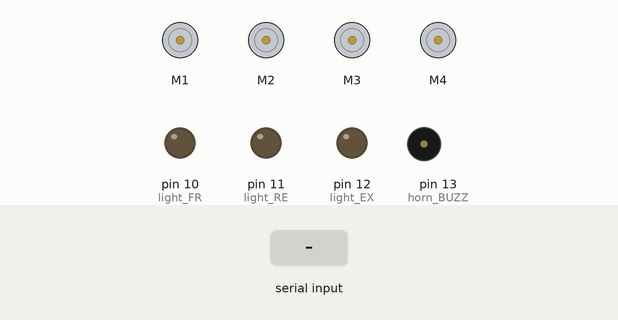
Recording of a sketch running on a simulated Arduino Uno, built with avr-gcc and run on an emulated ATmega328P. On the bench: 4 × DC motor (green arrow = forward, orange = backward, longer = faster), output pins drawn as LEDs (lit = HIGH), buzzer (waves = sounding, pin HIGH). Inputs (shaded band) come from the test bench.

Above: at 1.2 s.
1.3 s: "F" received over Serial
At 2.3 s:
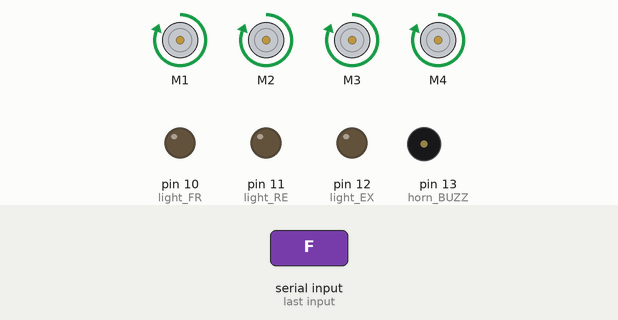
2.8 s: byte 88 ('X') received over Serial
At 3.4 s:
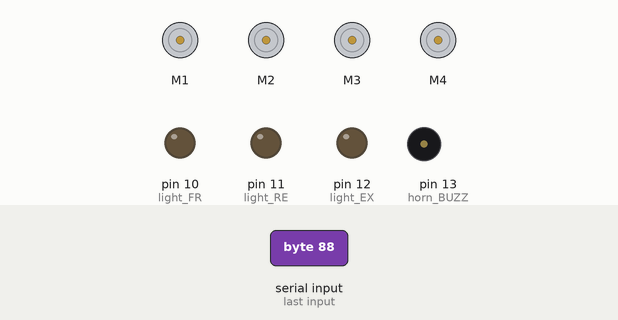
4.3 s: byte 120 ('x') received over Serial
At 5.5 s:
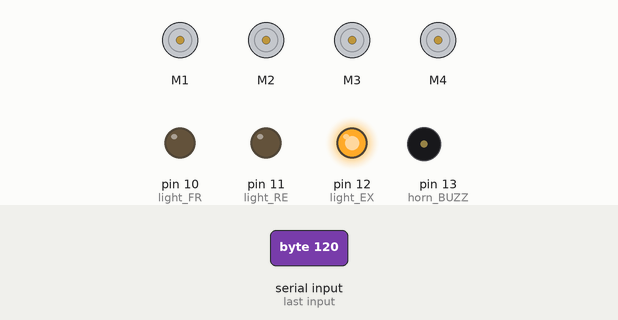
5.8 s: "B" received over Serial
At 6.9 s:
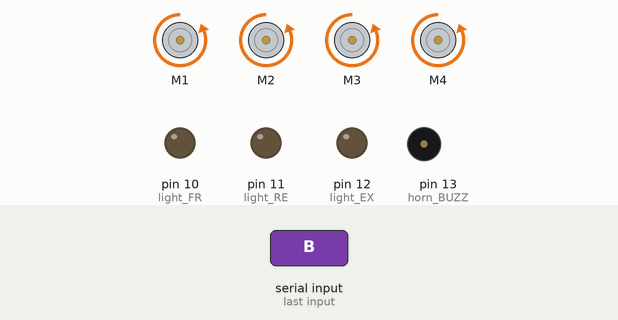
7.3 s: "L" received over Serial
At 8.0 s:
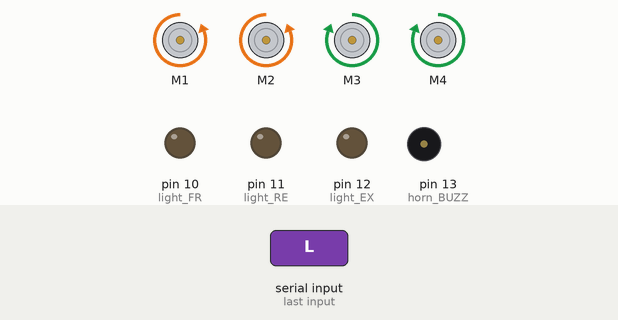
8.8 s: "R" received over Serial
At 9.2 s:
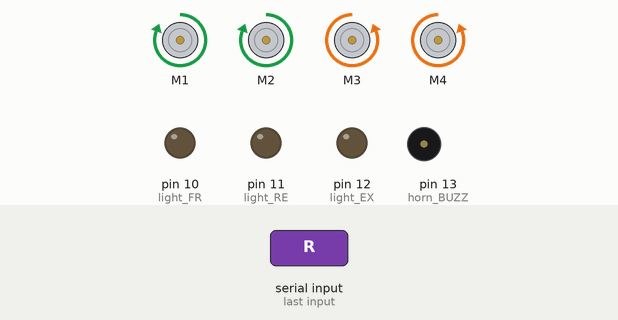
Timing chart, 0 to 11.3 s (numbered marks = the images above; inputs shaded):
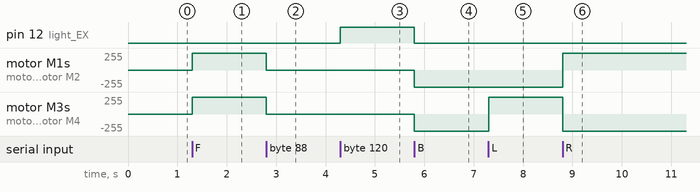

The sketch:

BLUETOOTH_CAR.ino
```cpp
//Arduino Bluetooth Controlled Car
//Before uploading the code you have to install the necessary library
//Note - Disconnect the Bluetooth Module before hiting the upload button otherwise you'll get compilation error message.
//AFMotor Library https://learn.adafruit.com/adafruit-motor-shield/library-install
//After downloading the library open Arduino IDE >> go to sketch >> Include Libray >> ADD. ZIP Libray >> Select the downloaded
//ZIP File >> Open it >> Done
//Now You Can Upload the Code without any problem but make sure the bt module isn't connected with Arduino while uploading code

#define light_FR   10    //Front Light   Digital pin 10
#define light_RE   11   //Rear Light   Digital pin 11
#define light_EX   12   //Extra Light    Digital pin 12
#define horn_BUZZ  13   //Horn    Digital pin 13

#include <AFMotor.h>

//initial motors pin
AF_DCMotor motor1(1, MOTOR12_1KHZ);
AF_DCMotor motor2(2, MOTOR12_1KHZ);
AF_DCMotor motor3(3, MOTOR34_1KHZ);
AF_DCMotor motor4(4, MOTOR34_1KHZ);

char command;

  boolean lightFront = false;
  boolean lightRear  = false;
  boolean hornBUZZER   = false;
  boolean lightExtra = false;

void setup()
{
    // Set pins as outputs:
    pinMode(light_FR, OUTPUT);
    pinMode(light_RE, OUTPUT);
    pinMode(horn_BUZZ, OUTPUT);
    pinMode(light_EX, OUTPUT);

  Serial.begin(9600);  //Set the baud rate to your Bluetooth module.
}

void loop(){
  if(Serial.available() > 0){
    command = Serial.read();
    Stop(); //initialize with motors stoped

  if (lightFront)  {digitalWrite(light_FR, HIGH);}
  if (!lightFront) {digitalWrite(light_FR, LOW);}
  if (lightRear)   {digitalWrite(light_RE, HIGH);}
  if (!lightRear)  {digitalWrite(light_RE, LOW);}
  if (hornBUZZER)  {digitalWrite(horn_BUZZ, HIGH);}
  if (!hornBUZZER) {digitalWrite(horn_BUZZ, LOW);}
  if (lightExtra)  {digitalWrite(light_EX, HIGH);}
  if (!lightExtra) {digitalWrite(light_EX, LOW);}

    //Change pin mode only if new command is different from previous.
    //Serial.println(command);
    switch(command){
    case 'F':
      forward();
      break;
    case 'B':
       back();
      break;
    case 'L':
      left();
      break;
    case 'R':
      right();
      break;
    case 'W':lightFront = true;break;
    case 'w':lightFront = false;break;
    case 'U':lightRear  = true;break;
    case 'u':lightRear  = false;break;
    case 'V':hornBUZZER = true;break;
    case 'v':hornBUZZER = false;break;
    case 'X':lightExtra = true;break;
    case 'x':lightExtra = false;break;
    }
  }
}

void forward()
{
  motor1.setSpeed(255); //Define maximum velocity
  motor1.run(FORWARD); //rotate the motor clockwise
  motor2.setSpeed(255); //Define maximum velocity
  motor2.run(FORWARD); //rotate the motor clockwise
  motor3.setSpeed(255);//Define maximum velocity
  motor3.run(FORWARD); //rotate the motor clockwise
  motor4.setSpeed(255);//Define maximum velocity
  motor4.run(FORWARD); //rotate the motor clockwise
}

void back()
{
  motor1.setSpeed(255); //Define maximum velocity
  motor1.run(BACKWARD); //rotate the motor anti-clockwise
  motor2.setSpeed(255); //Define maximum velocity
  motor2.run(BACKWARD); //rotate the motor anti-clockwise
  motor3.setSpeed(255); //Define maximum velocity
  motor3.run(BACKWARD); //rotate the motor anti-clockwise
  motor4.setSpeed(255); //Define maximum velocity
  motor4.run(BACKWARD); //rotate the motor anti-clockwise
}

void left()
{
  motor1.setSpeed(255); //Define maximum velocity
  motor1.run(BACKWARD); //rotate the motor anti-clockwise
  motor2.setSpeed(255); //Define maximum velocity
  motor2.run(BACKWARD); //rotate the motor anti-clockwise
  motor3.setSpeed(255); //Define maximum velocity
  motor3.run(FORWARD);  //rotate the motor clockwise
  motor4.setSpeed(255); //Define maximum velocity
  motor4.run(FORWARD);  //rotate the motor clockwise
}

void right()
{
  motor1.setSpeed(255); //Define maximum velocity
  motor1.run(FORWARD); //rotate the motor clockwise
  motor2.setSpeed(255); //Define maximum velocity
  motor2.run(FORWARD); //rotate the motor clockwise
  motor3.setSpeed(255); //Define maximum velocity
  motor3.run(BACKWARD); //rotate the motor anti-clockwise
  motor4.setSpeed(255); //Define maximum velocity
  motor4.run(BACKWARD); //rotate the motor anti-clockwise
}

void Stop()
{
  motor1.setSpeed(0); //Define minimum velocity
  motor1.run(RELEASE); //stop the motor when release the button
  motor2.setSpeed(0); //Define minimum velocity
  motor2.run(RELEASE); //rotate the motor clockwise
  motor3.setSpeed(0); //Define minimum velocity
  motor3.run(RELEASE); //stop the motor when release the button
  motor4.setSpeed(0); //Define minimum velocity
  motor4.run(RELEASE); //stop the motor when release the button
}
```

Measured:
- after the input at 1.3 s, motor M1–4: stopped → forward 255/255 at once
- after the input at 2.8 s, motor M1–4: forward 255/255 → stopped at once
- after the input at 4.3 s, pin 12 (light_EX): LOW → HIGH at once
- after the input at 5.8 s, pin 12 (light_EX): HIGH → LOW at once; motor M1–4: stopped → backward 255/255 at once
- after the input at 7.3 s, motor M3, motor M4: backward 255/255 → forward 255/255 at once
- after the input at 8.8 s, motor M1, motor M2: backward 255/255 → forward 255/255 at once; motor M3, motor M4: forward 255/255 → backward 255/255 at once
